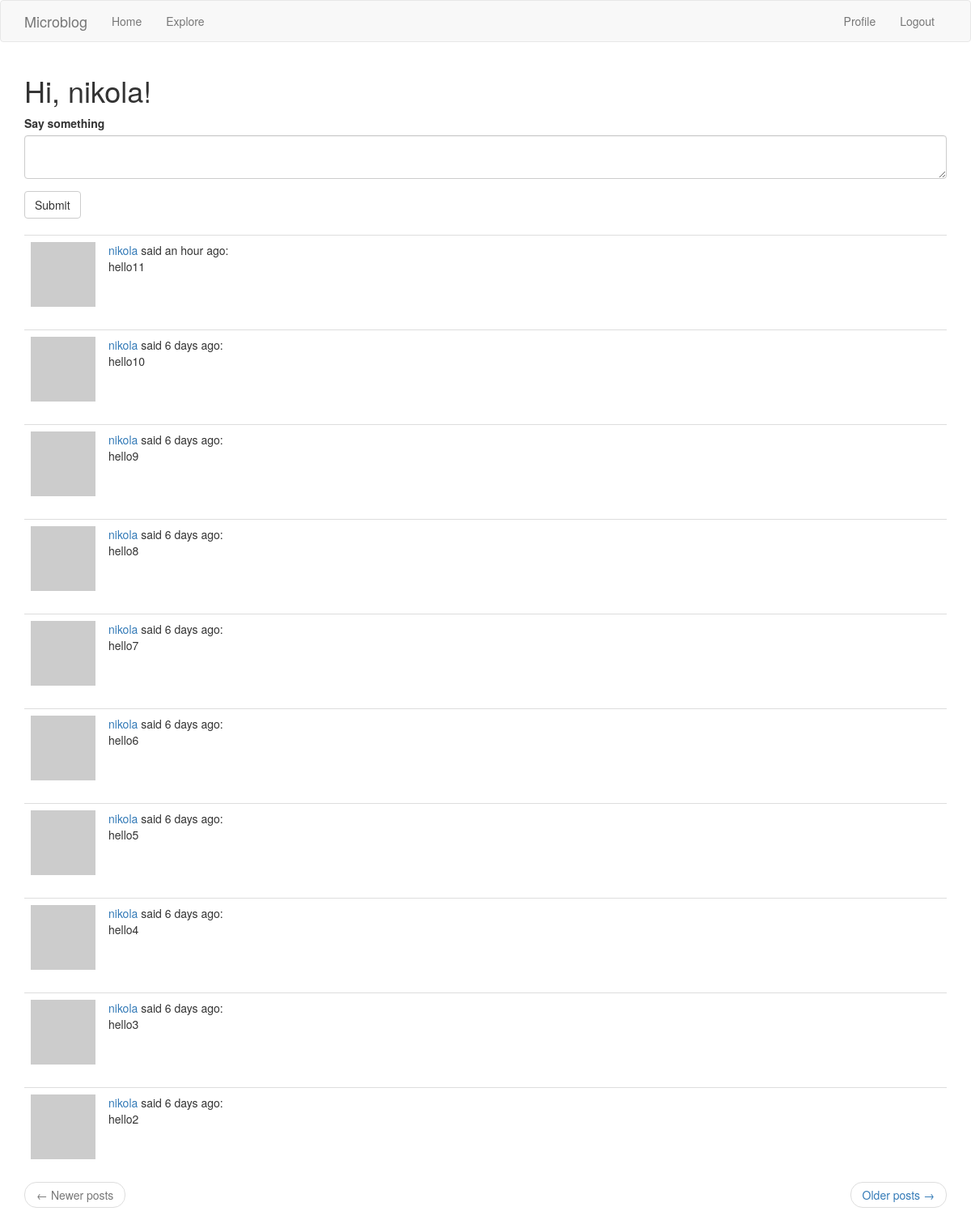
The page /index (signed in) on the database its author committed.
### app1/models.py (models this page shows, shortened)
class User(UserMixin, db.Model):
    id = db.Column(db.Integer, primary_key=True)
    username = db.Column(db.String(64), index=True, unique=True)
    email = db.Column(db.String(120), index=True, unique=True)
    password_hash = db.Column(db.String(128))
    posts = db.relationship('Post', backref='author', lazy='dynamic')
    about_me = db.Column(db.String(140))
    last_seen = db.Column(db.DateTime, default=datetime.utcnow)
    follows = db.relationship(
        'User', secondary=followers,
        primaryjoin=(followers.c.follower_id == id),
        secondaryjoin=(followers.c.followed_id == id),
        backref=db.backref('followers', lazy='dynamic'), lazy='dynamic')
    def avatar(self, size):
        digest = md5(self.email.lower().encode('utf-8')).hexdigest()
        return 'https://www.gravatar.com/avatar/{}?d=identicon&s={}'.format(digest, size)
    def followed_posts(self):
        followed = Post.query.join(
            followers, followers.c.followed_id == Post.user_id).filter(
                followers.c.follower_id == self.id)
        return followed.union(self.posts).order_by(Post.timestamp.desc())

class Post(db.Model):
    id = db.Column(db.Integer, primary_key=True)
    body = db.Column(db.String(140))
    timestamp = db.Column(db.DateTime, index=True, default=datetime.utcnow)
    user_id = db.Column(db.Integer, db.ForeignKey('user.id'))

### app1/routes.py (the view)
@app.route('/', methods=['GET', 'POST'])
@app.route('/index', methods=['GET', 'POST'])
@login_required
def index():
    form = PostForm()
    if form.validate_on_submit():
        post = Post(body=form.post.data, author=current_user)
        db.session.add(post)
        db.session.commit()
        flash('Your post is now live!')
        return redirect(url_for('index'))
    page = request.args.get('page', 1, type=int)
    posts = current_user.followed_posts().paginate(
        page, app.config['POSTS_PER_PAGE'], False)
    next_url = url_for('index', page=posts.next_num) \
        if posts.has_next else None
    prev_url = url_for('index', page=posts.prev_num) \
        if posts.has_prev else None
    return render_template('index.html', title='Home', posts=posts.items, form=form, next_url=next_url, prev_url=prev_url)

### app1/forms.py
class PostForm(FlaskForm):
    post = TextAreaField('Say something', validators=[DataRequired(), Length(min=1, max=140)])
    submit = SubmitField('Submit')

### app1/models.py (called while the page is built)
@login.user_loader
def load_user(id):
    return User.query.get(int(id))

### app1/routes.py (called while the page is built)
@app.before_request
def before_request():
    if current_user.is_authenticated:
        current_user.last_seen = datetime.utcnow()
        db.session.commit()

### app1/templates/index.html
{% extends "base.html" %}
{% import 'bootstrap/wtf.html' as wtf %}
{% block app_content %}
        <h1>Hi, {{ current_user.username }}!</h1>
        {% if form %}
                {{ wtf.quick_form(form) }}
                <br>
        {% endif %}
        {% for post in posts %}
        	{% include "_post.html" %}
        {% endfor %}
        <nav aria-label="...">
                <ul class="pager">
                    <li class="previous{% if not prev_url %} disabled{% endif %}">
                        <a href="{{ prev_url or '#' }}">
                            <span aria-hidden="true">&larr;</span> Newer posts
                        </a>
                    </li>
                    <li class="next{% if not next_url %} disabled{% endif %}">
                        <a href="{{ next_url or '#' }}">
                            Older posts <span aria-hidden="true">&rarr;</span>
                        </a>
                    </li>
                </ul>
        </nav>
{% endblock %}}

### app1/templates/_post.html
<table class="table table-hover">
    <tr>
        <td width="70px">
            <a href="{{ url_for('user', username=post.author.username) }}">
                <img src="{{ post.author.avatar(70) }}" />
            </a>
        </td>
        <td>
            <a href="{{ url_for('user', username=post.author.username) }}">
                {{ post.author.username }}
            </a>
            said {{ moment(post.timestamp).fromNow() }}:
            <br>
            {{ post.body }}
        </td>
    </tr>
</table>

### rows shown on the page
User: username "nikola"
Post: author.username "nikola", timestamp "an hour ago", body "hello11"
Post: author.username "nikola", timestamp "6 days ago", body "hello10"
Post: author.username "nikola", timestamp "6 days ago", body "hello9"
Post: author.username "nikola", timestamp "6 days ago", body "hello8"
Post: author.username "nikola", timestamp "6 days ago", body "hello7"
Post: author.username "nikola", timestamp "6 days ago", body "hello6"
Post: author.username "nikola", timestamp "6 days ago", body "hello5"
Post: author.username "nikola", timestamp "6 days ago", body "hello4"
Post: author.username "nikola", timestamp "6 days ago", body "hello3"
Post: author.username "nikola", timestamp "6 days ago", body "hello2"
